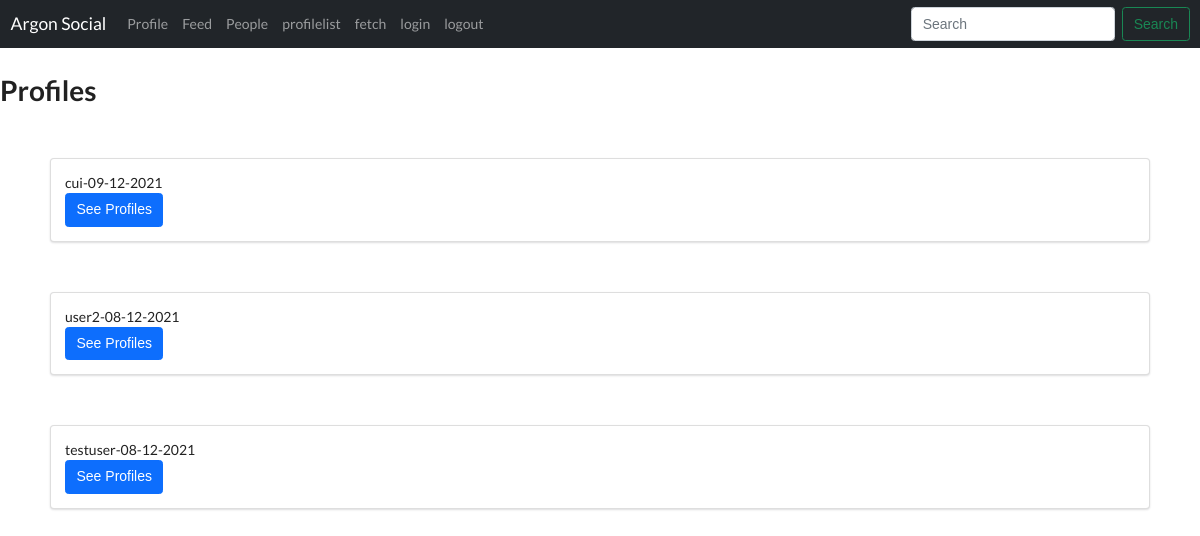
Page /profilelistview/ (signed in) on the committed database.
### profiles/models.py (models this page shows, shortened)
class profile(models.Model):
    first_name = models.CharField(max_length=200, blank=True)
    last_name = models.CharField(max_length=200, blank=True)
    user = models.OneToOneField(User, on_delete=models.CASCADE)
    following = models.ManyToManyField(User, related_name='following', blank=True)
    followers = models.ManyToManyField(User, related_name='follower', blank=True)
    bio = models.TextField(default="no bio...",max_length=300)
    email = models.EmailField(blank=True,max_length=200)
    country = models.TextField(blank=True,max_length=200, default='Pakistan')
    avatar = models.ImageField(default='avatar.png',upload_to='avatars/')
    slug = models.SlugField(unique=True , blank=True)
    updated = models.DateTimeField(auto_now=True)
    created = models.DateTimeField(auto_now_add=True)
    class Meta:
        ordering = ('-created',)
    def __str__(self):
        return f"{self.user.username}-{self.created.strftime('%d-%m-%Y')}"

### profiles/views.py (the view)
# urls.py: path('profilelistview/', ProfileListView.as_view(), name='profilelistview'),
class ProfileListView(ListView):
    model =profile
    template_name = 'main.html'
    context_object_name='profiles'
    def get_queryset(self):
        return profile.objects.all().exclude(user=self.request.user)

### profiles/templates/main.html (shortened to what this page needs)
{% extends 'base1.html'%}
{% block content%}
        <h1 > Profiles</h1>
        {% for profile in profiles%}
        <div class="ui segment" style="margin: 50px;">
        {{profile}}
        <br>
        <a href={% url 'profiles:profile-detail-view' profile.pk%}>
        <button type="button" class="btn btn-primary">See Profiles</button>
        </div>
{% endfor%}
{% endblock content%}

### rows in the picture
profile: user+created "cui-09-12-2021"
profile: user+created "user2-08-12-2021"
profile: user+created "testuser-08-12-2021"
